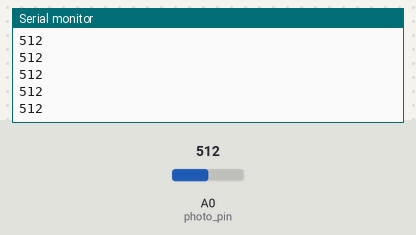
Simulated run of this sketch. Board: Arduino Uno, built with avr-gcc and run on an emulated ATmega328P. On the bench: the last lines printed to the serial monitor. The test bench sets the inputs (shaded band); at power-on: A0 (photo_pin) = 512.

Above: at 1.2 s.
1.3 s: A0 (photo_pin) set to 716
At 2.3 s:
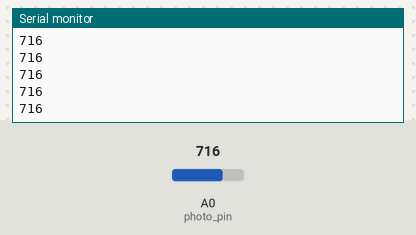
2.8 s: A0 (photo_pin) set to 900
At 3.7 s:
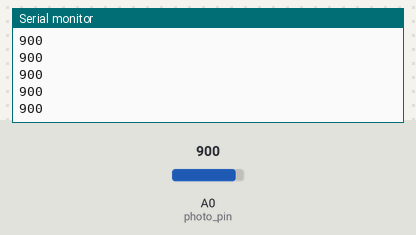
Timing chart, 0 to 5.8 s (numbered marks = the images above; inputs shaded):
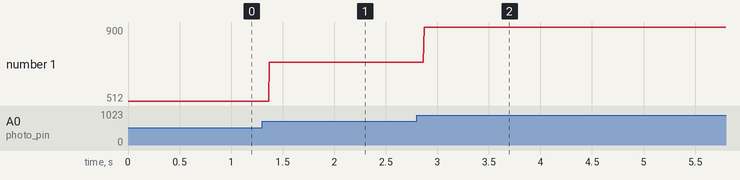

Measured:
- after the input at 1.3 s, the serial monitor: prints a new line after 0.07 s (image 1)
- after the input at 2.8 s, the serial monitor: prints a new line after 0.07 s (image 2)
- plotted number 1: 512 → 716 after the input at 1.3 s, 716 → 900 after the input at 2.8 s

The sketch:

Photoresistor.ino
```cpp
// Tutorial from https://playground.arduino.cc/Learning/PhotoResistor

// This is a very simple sensor to use
/* Connection

       PhotoResistor  10K
 +5 -------/\/\/--.--/\/\/------- GND
                  |
                  --------------- Pin A0
*/
// Values range from 0 to 1023, but practically this range is much lower


const unsigned char photo_pin = A0;   // Create constant to store photoresistor pin

void setup() {
  Serial.begin(9600);   // Initialize serial monitor on 9600 baud
}

void loop() {
  unsigned short amount_of_light = analogRead(photo_pin);   // Initialize variable to store sensor reading
  Serial.println(amount_of_light);                          // Print sensor reading to the serial monitor
}
```
